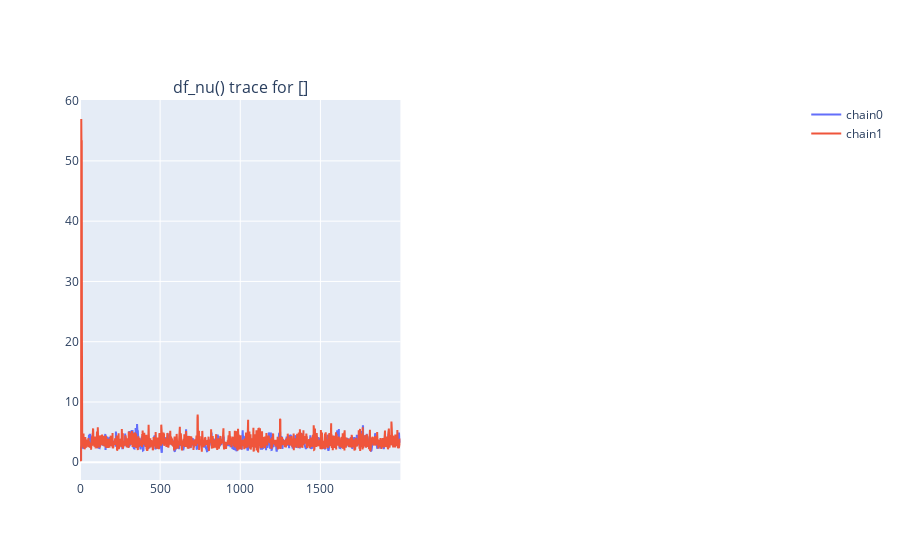
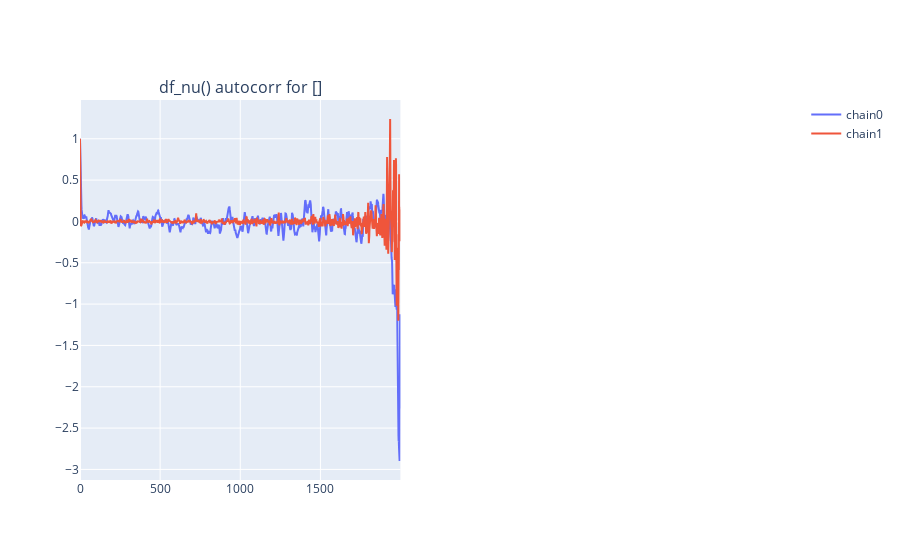
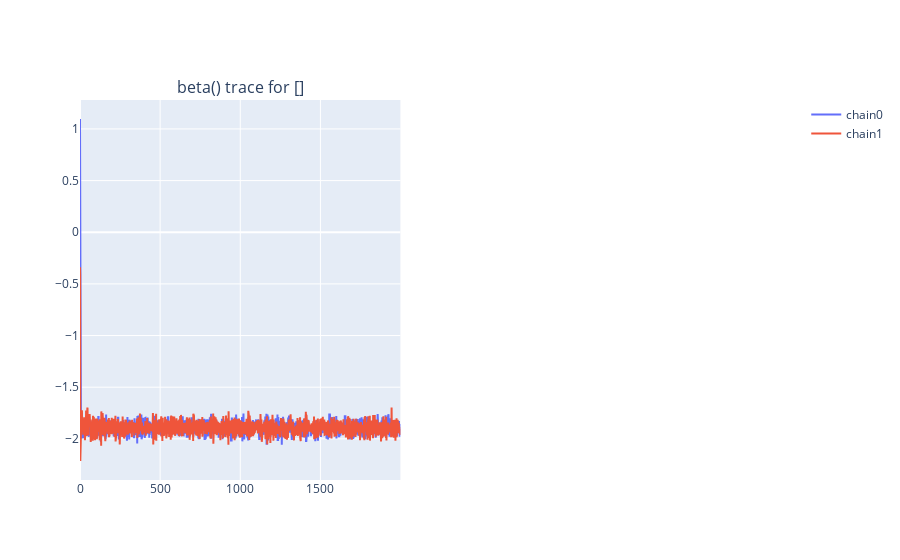
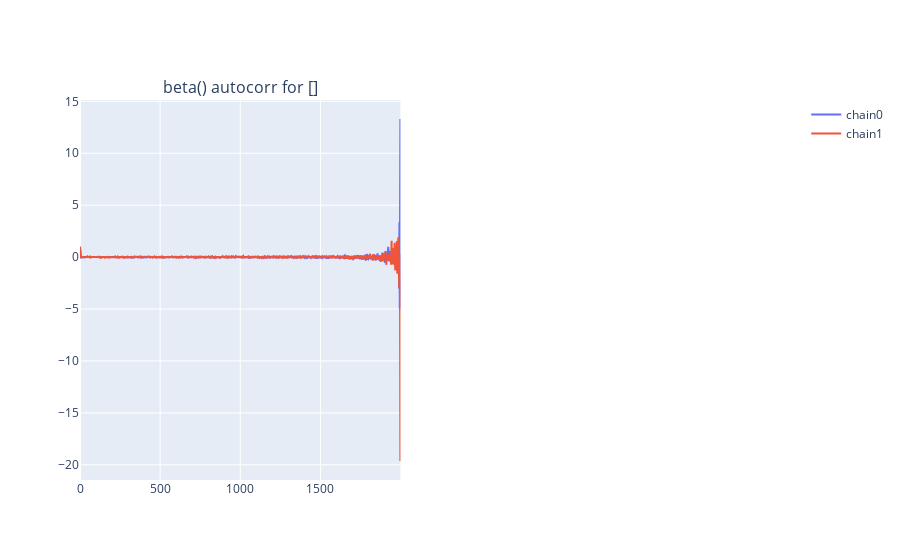

Source (notebook cell) for these figures, in order:
### Markdown cell above
The summary output shows two diagnostic statistics: [$\hat{R}$](https://projecteuclid.org/euclid.ss/1177011136) (`r_hat`) and [$N_\text{eff}$](https://www.mcmchandbook.net/HandbookChapter1.pdf) (effective sample size, `n_eff`).

  * $\hat{R} \in [1, \infty)$ summarizes how effective inference was at converging on the correct posterior distribution for a particular random variable. It uses information from all chains run in order to assess whether inference had a good understanding of the distribution or not. Values very close to zero indicate that all chains discovered similar distributions for a particular random variable. We do not recommend using inference results where $\hat{R} > 1.1$, as inference may not have converged. In that case, you may want to run inference for more samples.
  * $N_\text{eff} \in [1, \texttt{num}\_\texttt{samples}]$ summarizes how independent posterior samples are from one another. Although inference was run for `num_samples` iterations, it's possible that those samples were very similar to each other (due to the way inference is implemented), and may not each be representative of the full posterior space. Larger numbers are better here, and if your particular use case calls for a certain number of samples to be considered, you should ensure that $N_\text{eff}$ is at least that large.
  
In this case, both $\hat{R}$ and $N_\text{eff}$ leave something to be desired.

Bean Machine can also plot diagnostical information to assess model fit. Let's take a look:

### Code cell
bm.Diagnostics(samples_mh).plot(display=True);

### Figure 1 — Plotly figure (JSON) as saved in the notebook; plotly's stock layout.template omitted (floating-point values rounded to 4 significant figures; data arrays with more than 128 entries replaced by an {"elided": "..."} marker saying what was removed)
{"data": [{"mode": "lines", "name": "chain0", "type": "scatter", "x": {"elided": "2000 int values"}, "xaxis": "x", "y": {"elided": "2000 float values"}, "yaxis": "y"}, {"mode": "lines", "name": "chain1", "type": "scatter", "x": {"elided": "2000 int values"}, "xaxis": "x", "y": {"elided": "2000 float values"}, "yaxis": "y"}], "layout": {"annotations": [{"font": {"size": 16}, "showarrow": false, "text": "df_nu() trace for []", "x": 0.225, "xanchor": "center", "xref": "paper", "y": 1, "yanchor": "bottom", "yref": "paper"}], "xaxis": {"anchor": "y", "autorange": true, "domain": [0, 0.45], "range": [0, 1999], "type": "linear"}, "xaxis2": {"anchor": "y2", "domain": [0.55, 1]}, "yaxis": {"anchor": "x", "autorange": true, "domain": [0, 1], "range": [-2.945, 60.1], "type": "linear"}, "yaxis2": {"anchor": "x2", "domain": [0, 1]}}}

### Figure 2 — Plotly figure (JSON) as saved in the notebook; plotly's stock layout.template omitted (floating-point values rounded to 4 significant figures; data arrays with more than 128 entries replaced by an {"elided": "..."} marker saying what was removed)
{"data": [{"mode": "lines", "name": "chain0", "type": "scatter", "x": {"elided": "2000 int values"}, "xaxis": "x", "y": {"elided": "2000 float values"}, "yaxis": "y"}, {"mode": "lines", "name": "chain1", "type": "scatter", "x": {"elided": "2000 int values"}, "xaxis": "x", "y": {"elided": "2000 float values"}, "yaxis": "y"}], "layout": {"annotations": [{"font": {"size": 16}, "showarrow": false, "text": "df_nu() autocorr for []", "x": 0.225, "xanchor": "center", "xref": "paper", "y": 1, "yanchor": "bottom", "yref": "paper"}], "xaxis": {"anchor": "y", "autorange": true, "domain": [0, 0.45], "range": [0, 1999], "type": "linear"}, "xaxis2": {"anchor": "y2", "domain": [0.55, 1]}, "yaxis": {"anchor": "x", "autorange": true, "domain": [0, 1], "range": [-3.128, 1.469], "type": "linear"}, "yaxis2": {"anchor": "x2", "domain": [0, 1]}}}

### Figure 3 — Plotly figure (JSON) as saved in the notebook; plotly's stock layout.template omitted (floating-point values rounded to 4 significant figures; data arrays with more than 128 entries replaced by an {"elided": "..."} marker saying what was removed)
{"data": [{"mode": "lines", "name": "chain0", "type": "scatter", "x": {"elided": "2000 int values"}, "xaxis": "x", "y": {"elided": "2000 float values"}, "yaxis": "y"}, {"mode": "lines", "name": "chain1", "type": "scatter", "x": {"elided": "2000 int values"}, "xaxis": "x", "y": {"elided": "2000 float values"}, "yaxis": "y"}], "layout": {"annotations": [{"font": {"size": 16}, "showarrow": false, "text": "beta() trace for []", "x": 0.225, "xanchor": "center", "xref": "paper", "y": 1, "yanchor": "bottom", "yref": "paper"}], "xaxis": {"anchor": "y", "autorange": true, "domain": [0, 0.45], "range": [0, 1999], "type": "linear"}, "xaxis2": {"anchor": "y2", "domain": [0.55, 1]}, "yaxis": {"anchor": "x", "autorange": true, "domain": [0, 1], "range": [-2.398, 1.28], "type": "linear"}, "yaxis2": {"anchor": "x2", "domain": [0, 1]}}}

### Figure 4 — Plotly figure (JSON) as saved in the notebook; plotly's stock layout.template omitted (floating-point values rounded to 4 significant figures; data arrays with more than 128 entries replaced by an {"elided": "..."} marker saying what was removed)
{"data": [{"mode": "lines", "name": "chain0", "type": "scatter", "x": {"elided": "2000 int values"}, "xaxis": "x", "y": {"elided": "2000 float values"}, "yaxis": "y"}, {"mode": "lines", "name": "chain1", "type": "scatter", "x": {"elided": "2000 int values"}, "xaxis": "x", "y": {"elided": "2000 float values"}, "yaxis": "y"}], "layout": {"annotations": [{"font": {"size": 16}, "showarrow": false, "text": "beta() autocorr for []", "x": 0.225, "xanchor": "center", "xref": "paper", "y": 1, "yanchor": "bottom", "yref": "paper"}], "xaxis": {"anchor": "y", "autorange": true, "domain": [0, 0.45], "range": [0, 1999], "type": "linear"}, "xaxis2": {"anchor": "y2", "domain": [0.55, 1]}, "yaxis": {"anchor": "x", "autorange": true, "domain": [0, 1], "range": [-21.46, 15.13], "type": "linear"}, "yaxis2": {"anchor": "x2", "domain": [0, 1]}}}
